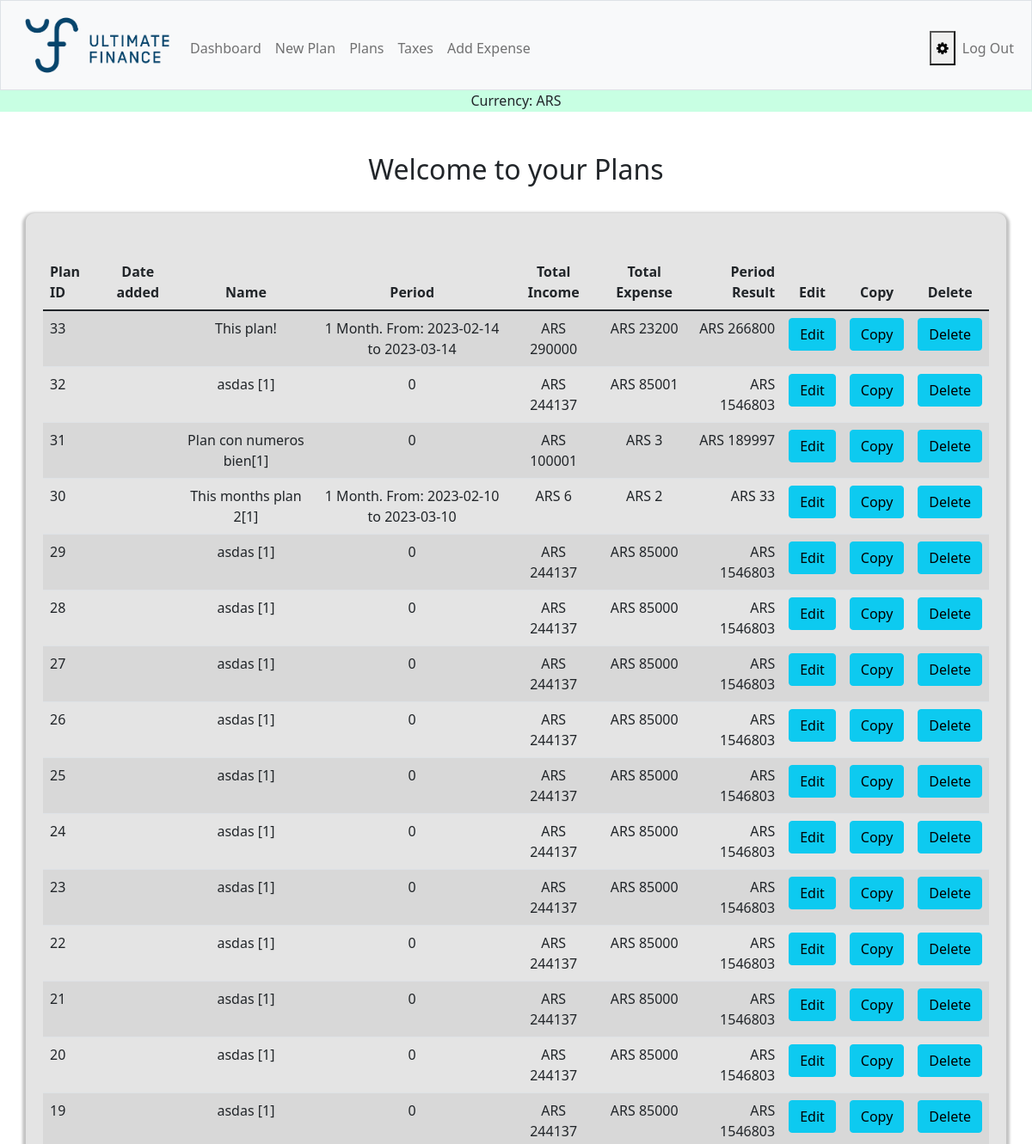
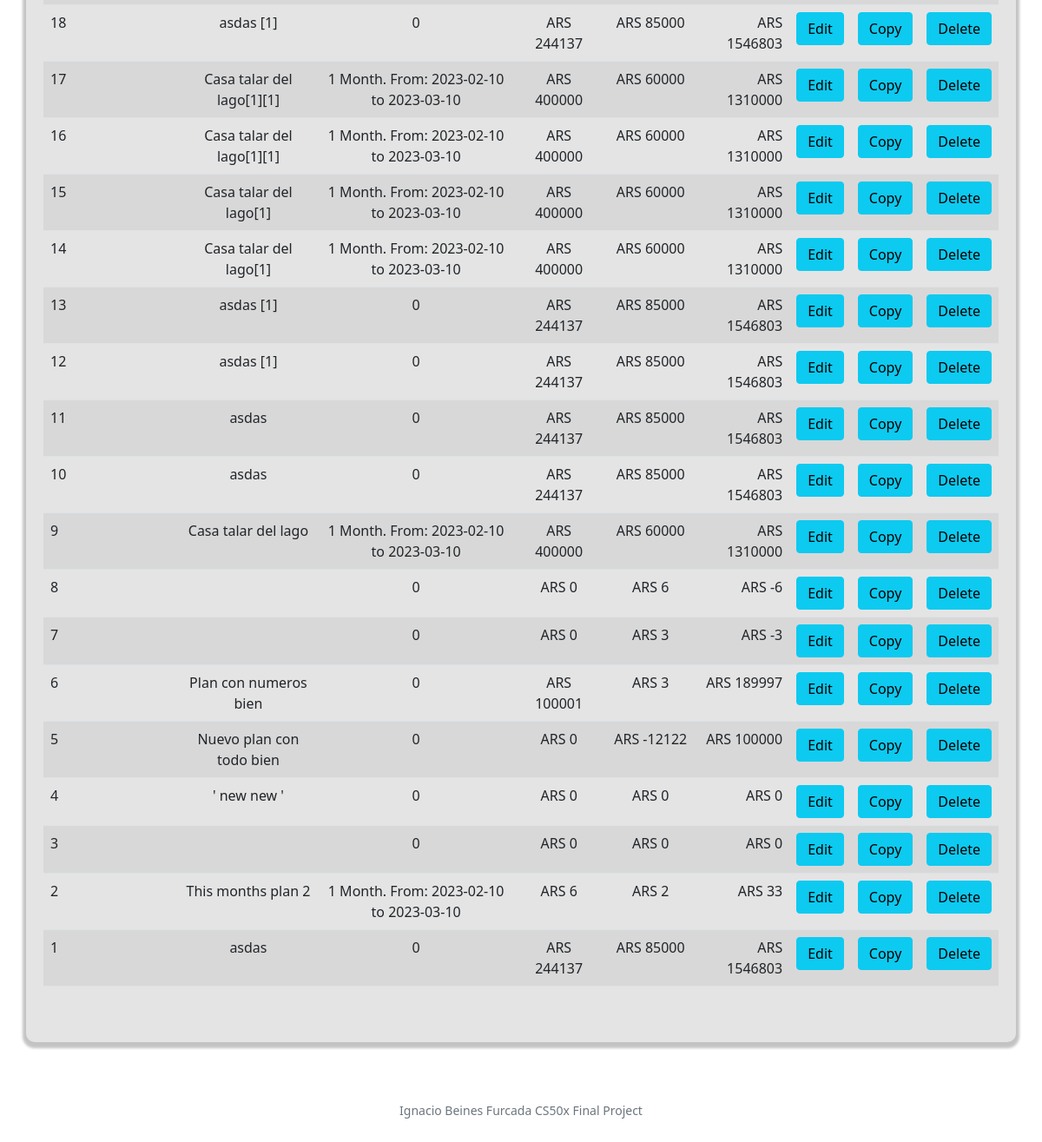
The app's page /plans (signed in) with its own data (2 pictures, top to bottom).
### tables this page shows
CREATE TABLE plans (id INTEGER PRIMARY KEY NOT NULL, day_added DATETIME,
name TEXT, period TEXT, total_income MONEY DEFAULT 0, total_expense MONEY DEFAULT 0, result MONEY DEFAULT 0, user_id INTEGER);

### app.py (the view)
@app.route("/plans", methods=["GET", "POST"])
@login_required
def plans():
    user_id = session["user_id"]
    plans = db.execute("SELECT * FROM plans WHERE user_id = ? ORDER BY id DESC;", user_id)
    return render_template("plans.html", plans=plans)

### app.py (called while the page is built)
@app.after_request
def after_request(response):
    response.headers["Cache-Control"] = "no-cache, no-store, must-revalidate"
    response.headers["Expires"] = 0
    response.headers["Pragma"] = "no-cache"
    return response

### extras.py (called while the page is built)
def login_required(f):
    @wraps(f)
    def decorated_function(*args, **kwargs):
        if session.get("user_id") is None:
            return redirect("/login")
        return f(*args, **kwargs)
    return decorated_function

### templates/plans.html (shortened to what this page needs)
{% extends "layout.html" %}
{% block main %}
    <h2>Welcome to your Plans</h2><br>
    <main class="container py-5 text-center">
        <table class="table table-striped">
            <thead>
                <tr>
                    <th class="text-start">Plan ID</th>
                    <th class="text-center">Date added</th>
                    <th class="text-center">Name</th>
                    <th class="text-center">Period</th>
                    <th class="text-center">Total Income</th>
                    <th class="text-center">Total Expense</th>
                    <th class="text-end">Period Result</th>
                    <th class="text-center">Edit</th>
                    <th class="text-center">Copy</th>
                    <th class="text-center">Delete</th>
                </tr>
            </thead>
            <tbody>
                {% for plan in plans %}
                    <tr>
                        <td class="text-start">{{ plan.id }}</td>
                        <td class="text-center">{{ plan.date_added }}</td>
                        <td class="text-center">{{ plan.name }}</td>
                        <td class="text-center">{{ plan.period }}</td>
                        <td class="text-center">ARS {{ plan.total_income }}</td>
                        <td class="text-center">ARS {{ plan.total_expense }}</td>
                        <td class="text-end">ARS {{ plan.result }}</td>
                        <td><a class="btn btn-info btn-xs un-extended" href="/edit_plan/{{plan.id}}">Edit</a></td>
                        <td><a class="btn btn-info btn-xs un-extended" href="/copy_plan/{{plan.id}}">Copy</a></td>
                        <td><a class="btn btn-info btn-xs un-extended" href="/delete_plan/{{plan.id}}">Delete</a></td>
                {% endfor %}
            </tbody>
        </table>
    </main>
{% endblock %}

### templates/layout.html (shortened to what this page needs)
<!DOCTYPE html>
<html lang="en">
    <head>
        <link href="https://cdn.jsdelivr.net/npm/bootstrap@5.1.3/dist/css/bootstrap.min.css" rel="stylesheet">
        <link rel="stylesheet" href="https://cdnjs.cloudflare.com/ajax/libs/font-awesome/4.7.0/css/font-awesome.min.css">
        <link href="/static/styles.css" rel="stylesheet">
    </head>
    <body>
        <nav class="bg-light border navbar navbar-expand-md navbar-light">
            <div class="container-fluid">
                <img src="static/logo_ultimate_finance.png" alt="logo" width="200" height="auto" class="nav-link" href="/"/>
                <div class="collapse navbar-collapse" id="navbar">
                    {% if session["user_id"] %}
                        <ul class="navbar-nav me-auto mt-2">
                            <li class="nav-item"><a class="nav-link" href="/">Dashboard</a></li>
                            <li class="nav-item"><a class="nav-link" href="/new_plan">New Plan</a></li>
                            <li class="nav-item"><a class="nav-link" href="/plans">Plans</a></li>
                            <li class="nav-item"><a class="nav-link" href="/taxes">Taxes</a></li>
                            <li class="nav-item"><a class="nav-link" href="/add_expense">Add Expense</a></li>
                        </ul>
                        <ul class="navbar-nav ms-auto mt-2">
                            <li class="nav-item"><a class="nav-link">{% for name in name %}{{ name.name }}{% endfor %}</a></li>
                            <button class="nav-item" href="/settings"><i class="fa fa-gear" ></i></button>
                            <li class="nav-item"><a class="nav-link" href="/logout">Log Out</a></li>
                        </ul>
                    {% else %}
                        <ul class="navbar-nav ms-auto mt-2">
                            <li class="nav-item"><a class="nav-link" href="/register">Register</a></li>
                            <li class="nav-item"><a class="nav-link" href="/login">Log In</a></li>
                        </ul>
                    {% endif %}
                </div>
            </div>
        </nav>
        <div class="usd_values">
            <p> Currency: ARS</p>
        </div>
        <main class="container-fluid py-5 text-center">
            {% block main %}{% endblock %}
        </main>
        <footer class="mb-5 small text-center text-muted">
            Ignacio Beines Furcada CS50x Final Project
        </footer>
    </body>
</html>

### static/styles.css (style rules this page uses)
body { min-height: 100vh; display: flex; flex-direction: column; }
footer { margin-top: auto; }
.container { background-color: rgb(228, 228, 228); margin:auto; max-width: auto; border-radius: 10px; width: auto; padding: 20px; margin-bottom: 20px; box-shadow: 0 3px 3px 4px rgba(0, 0, 0, 0.235); }
.usd_values { background-color: #c8ffe3; align-items: center; text-align: center; position: relative; height: 25px; }

### records on screen
plans: id "33", name "This plan!", period "1 Month. From: 2023-02-14 to 2023-03-14", total_income "290000", total_expense "23200", result "266800"
plans: id "32", name "asdas [1]", period "0", total_income "244137", total_expense "85001", result "1546803"
plans: id "31", name "Plan con numeros bien[1]", period "0", total_income "100001", total_expense "3", result "189997"
plans: id "30", name "This months plan 2[1]", period "1 Month. From: 2023-02-10 to 2023-03-10", total_income "6", total_expense "2", result "33"
plans: id "29", name "asdas [1]", period "0", total_income "244137", total_expense "85000", result "1546803"
plans: id "28", name "asdas [1]", period "0", total_income "244137", total_expense "85000", result "1546803"
plans: id "27", name "asdas [1]", period "0", total_income "244137", total_expense "85000", result "1546803"
plans: id "26", name "asdas [1]", period "0", total_income "244137", total_expense "85000", result "1546803"
plans: id "25", name "asdas [1]", period "0", total_income "244137", total_expense "85000", result "1546803"
plans: id "24", name "asdas [1]", period "0", total_income "244137", total_expense "85000", result "1546803"
plans: id "23", name "asdas [1]", period "0", total_income "244137", total_expense "85000", result "1546803"
plans: id "22", name "asdas [1]", period "0", total_income "244137", total_expense "85000", result "1546803"
plans: id "21", name "asdas [1]", period "0", total_income "244137", total_expense "85000", result "1546803"
plans: id "20", name "asdas [1]", period "0", total_income "244137", total_expense "85000", result "1546803"
plans: id "19", name "asdas [1]", period "0", total_income "244137", total_expense "85000", result "1546803"
plans: id "18", name "asdas [1]", period "0", total_income "244137", total_expense "85000", result "1546803"
plans: id "17", name "Casa talar del lago[1][1]", period "1 Month. From: 2023-02-10 to 2023-03-10", total_income "400000", total_expense "60000", result "1310000"
plans: id "16", name "Casa talar del lago[1][1]", period "1 Month. From: 2023-02-10 to 2023-03-10", total_income "400000", total_expense "60000", result "1310000"
plans: id "15", name "Casa talar del lago[1]", period "1 Month. From: 2023-02-10 to 2023-03-10", total_income "400000", total_expense "60000", result "1310000"
plans: id "14", name "Casa talar del lago[1]", period "1 Month. From: 2023-02-10 to 2023-03-10", total_income "400000", total_expense "60000", result "1310000"
plans: id "13", name "asdas [1]", period "0", total_income "244137", total_expense "85000", result "1546803"
plans: id "12", name "asdas [1]", period "0", total_income "244137", total_expense "85000", result "1546803"
plans: id "11", name "asdas", period "0", total_income "244137", total_expense "85000", result "1546803"
plans: id "10", name "asdas", period "0", total_income "244137", total_expense "85000", result "1546803"
plans: id "9", name "Casa talar del lago", period "1 Month. From: 2023-02-10 to 2023-03-10", total_income "400000", total_expense "60000", result "1310000"
plans: id "8", period "0", total_income "0", total_expense "6", result "-6"
plans: id "7", period "0", total_income "0", total_expense "3", result "-3"
plans: id "6", name "Plan con numeros bien", period "0", total_income "100001", total_expense "3", result "189997"
plans: id "5", name "Nuevo plan con todo bien", period "0", total_income "0", total_expense "-12122", result "100000"
plans: id "4", name "' new new '", period "0", total_income "0", total_expense "0", result "0"
plans: id "3", period "0", total_income "0", total_expense "0", result "0"
plans: id "2", name "This months plan 2", period "1 Month. From: 2023-02-10 to 2023-03-10", total_income "6", total_expense "2", result "33"
plans: id "1", name "asdas", period "0", total_income "244137", total_expense "85000", result "1546803"
